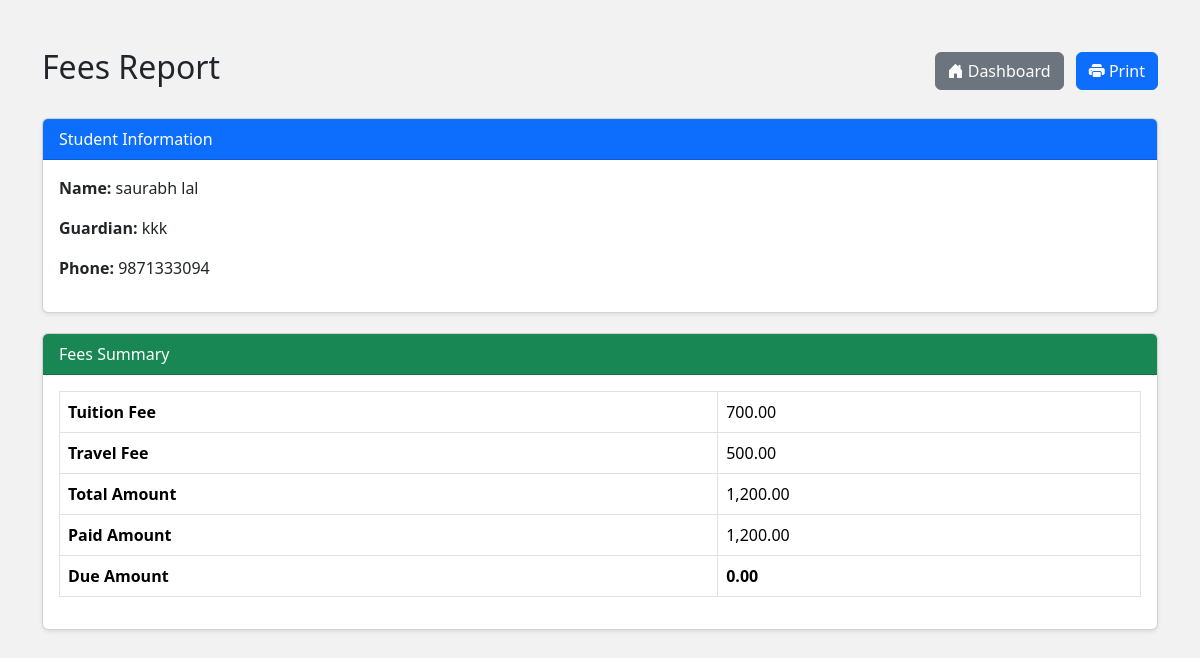
Screenshot of /admin/fees_report.php?student_id=202501A001 (signed in) with the database file from the repository.
### tables this page shows
CREATE TABLE `fees` (
  `id` int(11) NOT NULL,
  `student_id` varchar(20) NOT NULL,
  `total_amount` decimal(10,2) NOT NULL,
  `paid_amount` decimal(10,2) NOT NULL DEFAULT 0.00,
  `due_amount` decimal(10,2) NOT NULL DEFAULT 0.00,
  `last_payment_date` date DEFAULT NULL,
  `tuition_fee` decimal(10,2) NOT NULL DEFAULT 0.00,
  `travel_fee` decimal(10,2) NOT NULL DEFAULT 0.00,
  `due_date` date DEFAULT NULL
);

### admin/fees_report.php (the view, shortened to what this page needs)
<?php
require_once '../common/config.php';
$student_id = $_GET['student_id'] ?? '';
$stmt = $conn->prepare("
    SELECT s.first_name, s.last_name, s.guardian_name, s.guardian_phone,
           c.tuition_fee
    FROM students s
    LEFT JOIN classes c ON s.classroom_id LIKE CONCAT(c.name, '%')
    WHERE s.id=?
");
$stmt->bind_param("s", $student_id);
$stmt->execute();
$student = $stmt->get_result()->fetch_assoc();
$fees_stmt = $conn->prepare("SELECT * FROM fees WHERE student_id=?");
$fees_stmt->bind_param("s", $student_id);
$fees_stmt->execute();
$fees = $fees_stmt->get_result()->fetch_assoc();
$tuition_fee = floatval($student['tuition_fee'] ?? 0);
$travel_fee  = floatval($fees['travel_fee'] ?? 0);
$total_amount = floatval($fees['total_amount'] ?? ($tuition_fee + $travel_fee));
$paid_amount = floatval($fees['paid_amount'] ?? 0);
$due_amount  = floatval($fees['due_amount'] ?? max(0, $total_amount - $paid_amount));
?>
<!DOCTYPE html>
<html lang="en">
<head>
<link href="https://cdn.jsdelivr.net/npm/bootstrap@5.3.2/dist/css/bootstrap.min.css" rel="stylesheet">
<link rel="stylesheet" href="https://cdn.jsdelivr.net/npm/bootstrap-icons@1.10.5/font/bootstrap-icons.css">
</head>
<body>
<div class="container my-5">
    <div class="d-flex justify-content-between align-items-center mb-4">
        <h2>Fees Report</h2>
        <div>
            <a href="dashboard.php" class="btn btn-secondary me-2">
                <i class="bi bi-house-door-fill"></i> Dashboard
            </a>
            <button class="btn btn-primary" onclick="printReport()">
                <i class="bi bi-printer-fill"></i> Print
            </button>
        </div>
    </div>
    <div class="card shadow-sm">
        <div class="card-header bg-primary text-white">
            Student Information
        </div>
        <div class="card-body">
            <p><strong>Name:</strong> <?= htmlspecialchars($student['first_name'].' '.$student['last_name']) ?></p>
            <p><strong>Guardian:</strong> <?= htmlspecialchars($student['guardian_name']) ?></p>
            <p><strong>Phone:</strong> <?= htmlspecialchars($student['guardian_phone']) ?></p>
        </div>
    </div>
    <div class="card shadow-sm">
        <div class="card-header bg-success text-white">
            Fees Summary
        </div>
        <div class="card-body">
            <table class="table table-bordered">
                <tr><th>Tuition Fee</th><td><?= number_format($tuition_fee,2) ?></td></tr>
                <tr><th>Travel Fee</th><td><?= number_format($travel_fee,2) ?></td></tr>
                <tr><th>Total Amount</th><td><?= number_format($total_amount,2) ?></td></tr>
                <tr><th>Paid Amount</th><td><?= number_format($paid_amount,2) ?></td></tr>
                <tr><th>Due Amount</th><td class="due"><?= number_format($due_amount,2) ?></td></tr>
            </table>
        </div>
    </div>
</div>
</body>
</html>

### admin/fees_report.php (style rules this page uses)
body { background-color: #f2f2f2; }
.card { margin-bottom: 20px; }
.due { color: red; font-weight: bold; }

### rows the page displays
fees: travel_fee "500.00", total_amount "1,200.00", paid_amount "1,200.00", due_amount "0.00"

### other values shown
$student['first_name'].' '.$student['last_name'] "saurabh lal"
$student['guardian_name'] "kkk"
$student['guardian_phone'] "9871333094"
$tuition_fee "700.00"
